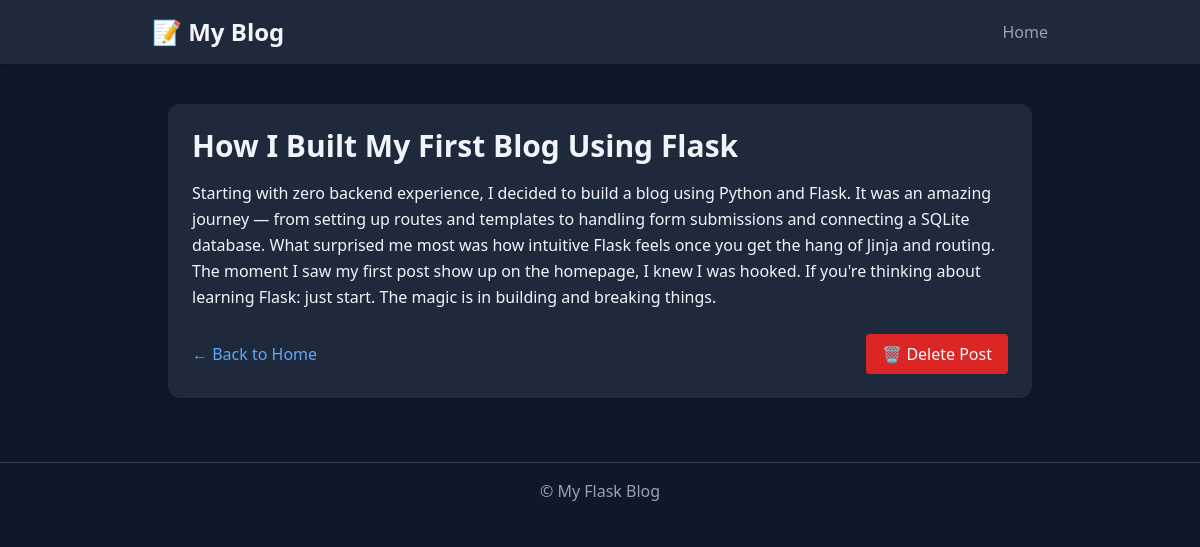
/post/1, run on the app's committed database.
### tables this page shows
CREATE TABLE posts (
            id INTEGER PRIMARY KEY AUTOINCREMENT,
            title TEXT NOT NULL,
            content TEXT NOT NULL
        );

### app.py (the view)
@app.route('/post/<int:post_id>')
def post(post_id):
    conn = sqlite3.connect(DB_PATH)
    cursor = conn.cursor()
    cursor.execute('SELECT * FROM posts WHERE id=?', (post_id,))
    post = cursor.fetchone()
    conn.close()
    return render_template('post.html', post=post)

### templates/post.html (shortened to what this page needs)
{% extends "base.html" %}
{% block content %}
<div class="bg-card p-6 rounded-xl shadow">
    <h2 class="text-3xl font-bold mb-4">{{ post[1] }}</h2>
    <p class="text-text leading-relaxed">{{ post[2] }}</p>
    <div class="mt-6 flex justify-between items-center">
        <a href="{{ url_for('index') }}" class="text-blue-400 hover:underline">← Back to Home</a>
        <form action="{{ url_for('delete', post_id=post[0]) }}" method="POST"
              onsubmit="return confirm('Are you sure you want to delete this post?');">
            <button type="submit" class="bg-red-600 hover:bg-red-700 text-white px-4 py-2 rounded">
                🗑️ Delete Post
            </button>
        </form>
    </div>
</div>
{% endblock %}

### data on the page
posts: title "How I Built My First Blog Using Flask", content "Starting with zero backend experience, I decided to build a blog using Python and Flask. It was an amazing journey — from setting up routes and templates to handling form submissions and connecting a SQLite database. What surprised me most was how intuitive Flask feels once you get the hang of Jinja and routing. The moment I saw my first post show up on the homepage, I knew I was hooked. If you're thinking about learning Flask: just start. The magic is in building and breaking things."
